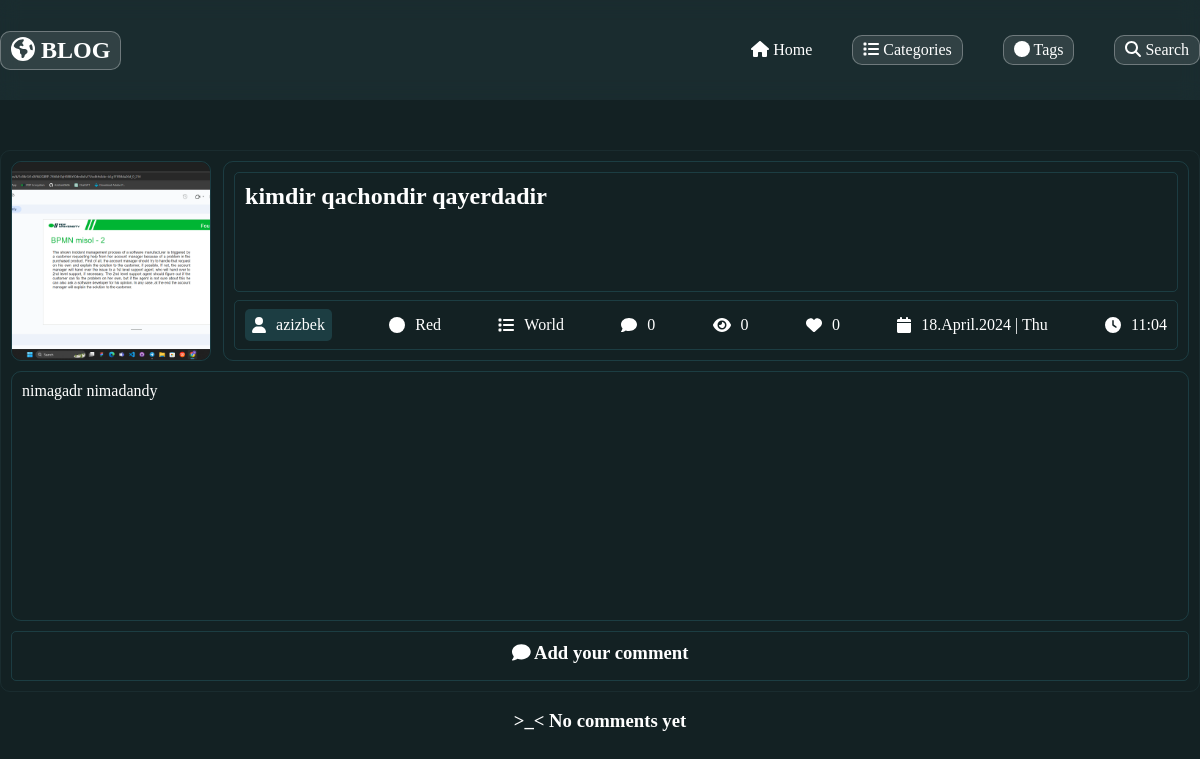
Before: /details/42 with the older database file.
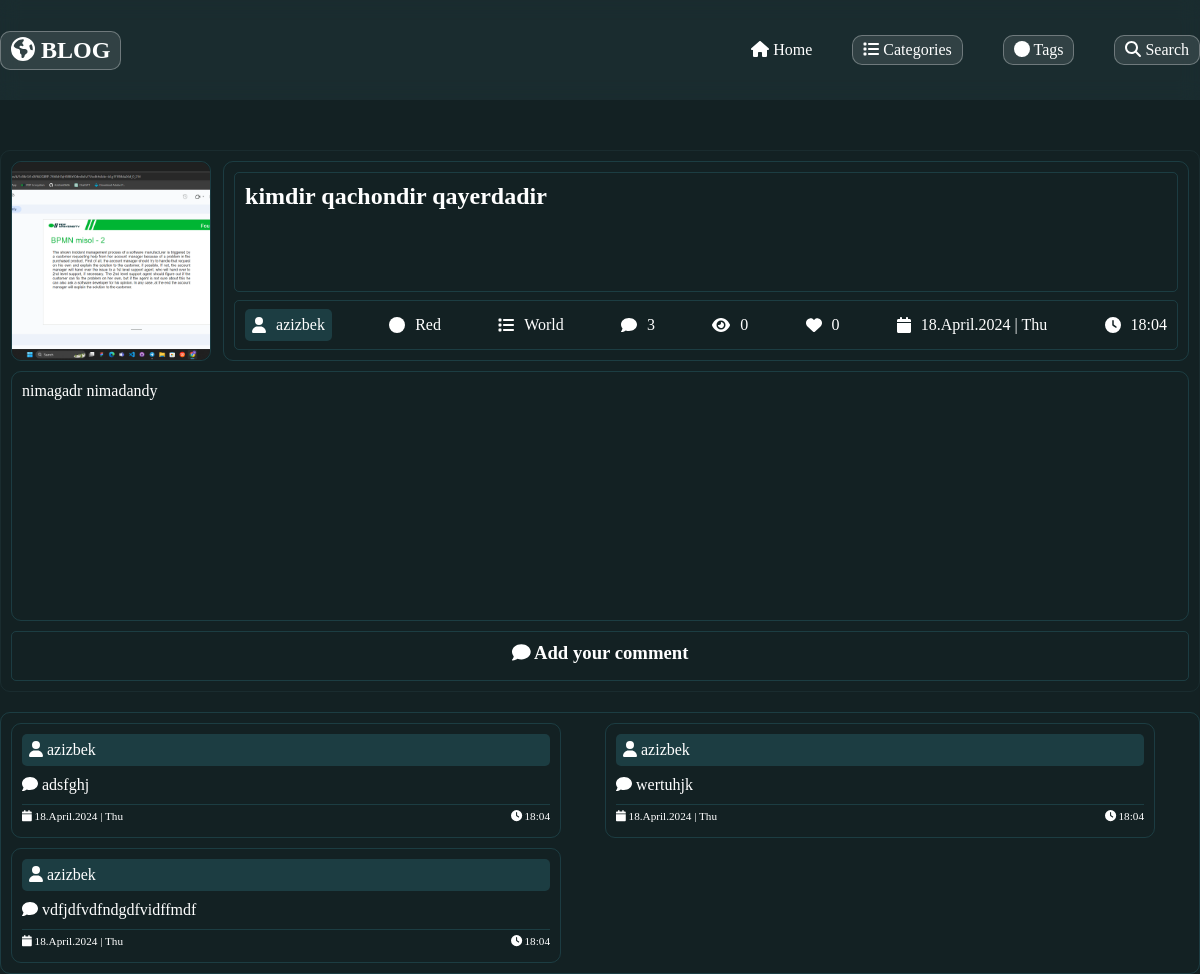
After: the same page with the newer database file.
### main_app/models.py (models this page shows, shortened)
class Article(models.Model):
    title = models.CharField(max_length=100)
    content = models.TextField()
    date = models.DateField(auto_now_add=True)
    author = models.ForeignKey('auth.User', on_delete=models.CASCADE)
    image   = models.ImageField(blank=True , upload_to="blog/")
    updated = models.DateTimeField(auto_now=True)
    likes = models.IntegerField(default=0)
    comments = models.IntegerField(default=0)
    views = models.IntegerField(default=0)
    category = models.ForeignKey(Categories, on_delete=models.CASCADE)
    tag = models.ForeignKey(Tags, on_delete=models.CASCADE)

class Tags(models.Model):
    name = models.CharField(max_length=100)
    def __str__(self):
        return str(self.name)

class Categories(models.Model):
    name = models.CharField(max_length=100)
    def __str__(self):
        return str(self.name)

class Comment(models.Model):
    comment = models.TextField()
    date = models.DateTimeField(auto_now_add=True)
    author = models.ForeignKey('auth.User', on_delete=models.CASCADE)
    article = models.ForeignKey(Article, on_delete=models.CASCADE)

### main_app/views.py (the view)
# urls.py: path("details/<id>", views.details, name="details"),
def details(request, id):
    article = Article.objects.get(id=id)
    comments = Comment.objects.filter(article=article)
    data = {"article": article,
            "comments": comments}
    return render(request, "detail.html", context=data)

### templates/detail.html (shortened to what this page needs)
{% extends "wrapper.html" %}
{% block context_index %}
<div class="container">
    <div class="main_article_wrapper">
        <div class="image_title_wrapper">
            <div class="detail_article_image">
                <img src="{{ article.image.url }}" alt="">
            </div>
            <div class="detail_article_title">
                <div class="article_title_block">
                    <h2>
                        {{ article.title }}
                    </h2>
                </div>
                <div class="article_information_block">
                    <div class="article_author">
                        <i class="fa-solid fa-user"></i>
                        <p>{{ article.author }}</p>
                    </div>
                    <div>
                        <i class="fa-solid fa-circle"></i>
                        <p>{{ article.tag }}</p>
                    </div>
                    <div>
                        <i class="fa-solid fa-list"></i>
                        <p>{{ article.category }}</p>
                    </div>
                    <div>
                        <i class="fa-solid fa-comment"></i>
                        <p>{{ article.comments }}</p>
                    </div>
                    <div>
                        <i class="fa-solid fa-eye"></i>
                        <p>{{ article.views }}</p>
                    </div>
                    <div>
                        <i class="fa-solid fa-heart"></i>
                        <p>{{ article.likes }}</p>
                    </div>
                    <div>
                        <i class="fa-solid fa-calendar"></i>
                        <p>{{ article.updated | date:"d.N.Y | D"}}</p>
                    </div>
                    <div>
                        <i class="fa-solid fa-clock"></i>
                        <p>{{ article.updated | date:"H:m"}}</p>
                    </div>
                </div>
            </div>
        </div>
        <div class="main_content_block">
            {{ article.content }}
        </div>
        <div class="add_comment">
            <h3><i class="fa-solid fa-comment"></i> Add your comment</h3>
        </div>
    </div>
    {% if comments %}
    <div class="comment_wrapper">
        {% for i in comments %}
        <div class="comment">
            <div class="comment_author article_author">
                <i class="fa-solid fa-user"></i> {{ i.author }}
            </div>
            <div class="comment_body">
                <p>
                    <i class="fa-solid fa-comment"></i>
                    {{ i.comment }}
                </p>
            </div>
            <div class="comment_date">
                <p>
                    <i class="fa-solid fa-calendar"></i>
                    {{ i.date | date:"d.N.Y | D" }}
                </p>
                <p>
                    <i class="fa-solid fa-clock"></i>
                    {{ i.date | date:"H:m" }}
                </p>
            </div>
        </div>
        {% endfor %}
    </div>
    {% else %}
    <br>
    <center>
        <h3>>_< No comments yet</h3>
    </center>
    <br><br>
    {% endif %}
</div>
{% endblock context_index %}

Changed rows visible on the page:
changed Article "kimdir qachondir qayerdadir": comments "0" → "3"; updated "11:04" → "18:04"
added Comment: author "azizbek", comment "adsfghj", date|D "18.April.2024 | Thu", date "18:04"
added Comment: author "azizbek", comment "wertuhjk", date|D "18.April.2024 | Thu", date "18:04"
added Comment: author "azizbek", comment "vdfjdfvdfndgdfvidffmdf", date|D "18.April.2024 | Thu", date "18:04"
Other visible differences:
text no longer shown: ">_< No comments yet"
